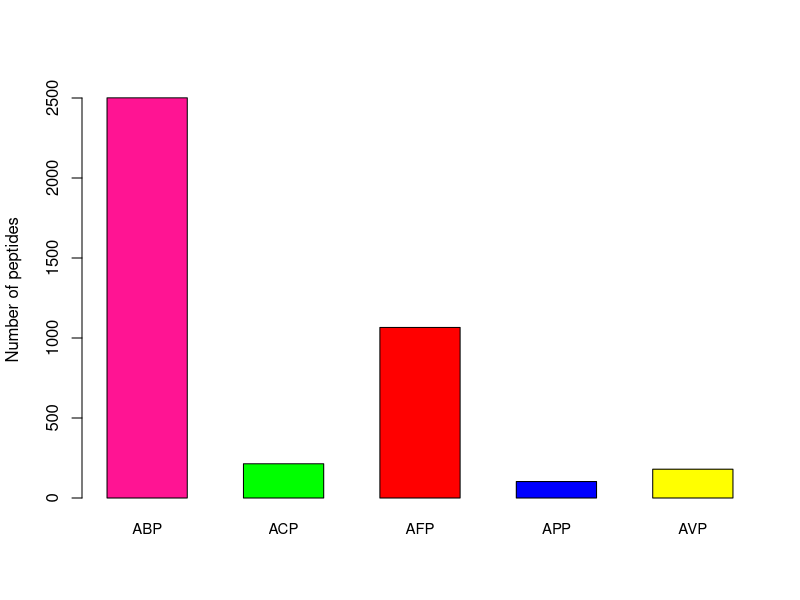

Write the R code that produced this figure.
#### Bar Chart
my_vector = c(2501, 214, 1066, 103, 180)

names(my_vector)=c("ABP","ACP","AFP","APP","AVP")

my_bar = barplot(my_vector,  ylim=c(0,2600), col= c("deeppink","green","red","blue", "yellow"), cex.axis=1, cex.names=0.9, cex.lab=1, cex.sub=1,
    main="", space=0.7,
    ylab="Number of peptides")
